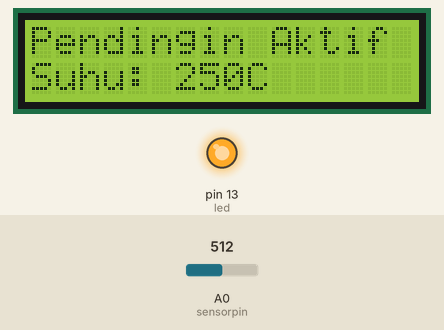
Recording of a sketch running on a simulated Arduino Uno, built with avr-gcc and run on an emulated ATmega328P. On the bench: 16×2 character LCD, output pins drawn as LEDs (lit = HIGH). Inputs (shaded band) come from the test bench; at power-on: A0 (sensorpin) = 512.

Above: at 1.2 s.
1.3 s: A0 (sensorpin) set to 75
At 1.51 s:
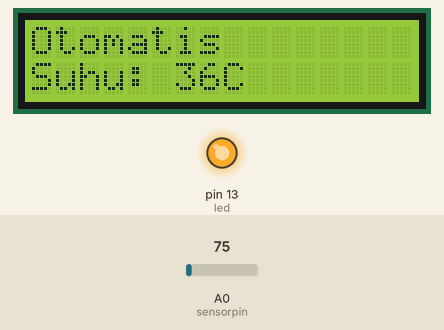
3.2 s: A0 (sensorpin) set to 65
At 3.56 s:
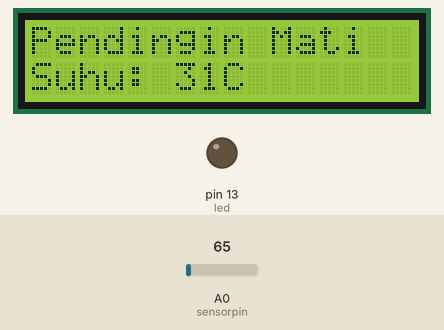
5.6 s: A0 (sensorpin) set to 45
At 5.82 s:
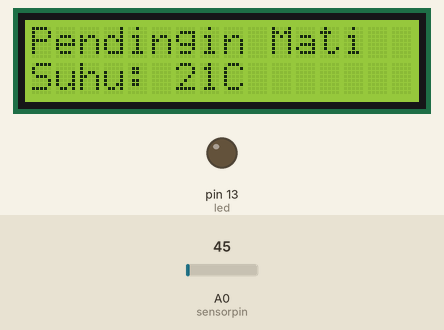
Timing chart, 0 to 8.6 s (numbered marks = the images above; inputs shaded):
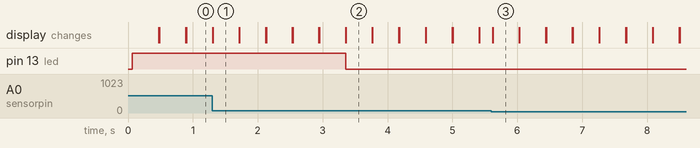

Measured:
- the behaviour switches between 72 and 71 on A0 (sensorpin) (found by bisection; images 1 and 2)
- after the input at 1.3 s, the display: first differs from a run without the input at once (image 1)
- after the input at 3.2 s, pin 13 (led): HIGH → LOW after 0.15 s; the display: first differs from a run without the input after 0.16 s (image 2)
- after the input at 5.6 s, the display: changes at once (image 3)
- what the display in image 1 shows lasts 0.4 s, from 1.3 s to 1.7 s

The sketch:

IC_LM35.ino
```cpp
#include <LiquidCrystal.h>
const int rs = 10, e = 9, d4 = 5, d5 = 4, d6 = 3, d7 = 2;
LiquidCrystal lcd(rs, e, d4, d5, d6, d7);
int temp;
int led = 13;
int sensorpin = A0;
int min_temp = 35;
int max_temp = 55;

void setup() {
  lcd.begin(16, 2);
  pinMode(led, OUTPUT);
}

void loop() {
  temp = analogRead(sensorpin);
  temp = temp * 0.48883;
  if(temp > max_temp) {
    digitalWrite(led, HIGH);
    lcd.print("Pendingin Aktif ");
  }

  if(temp < min_temp) {
    digitalWrite(led, LOW);
    lcd.print("Pendingin Mati ");
  }

  else {
    lcd.print("Otomatis");
  }

  lcd.setCursor(0, 1);
  lcd.print("Suhu: ");
  lcd.print(temp);
  lcd.print("C");
  delay(200);
  lcd.clear();
}
```
